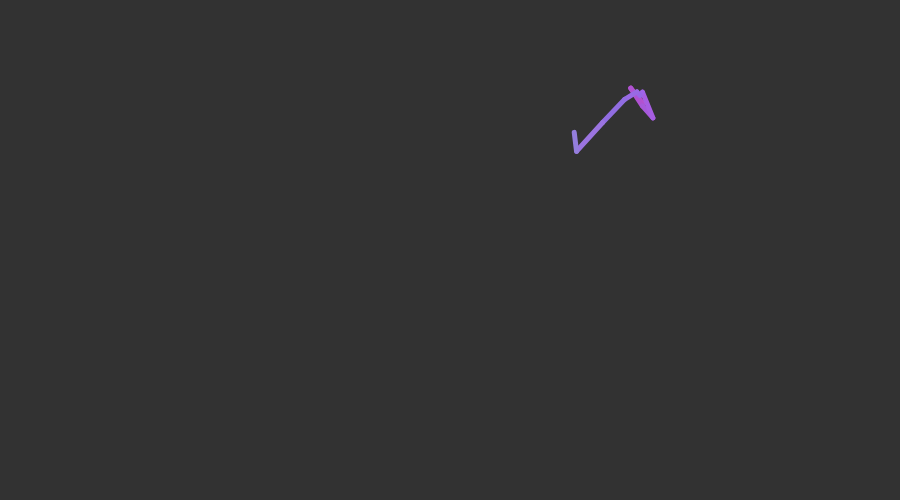
Frame 1 (no input)
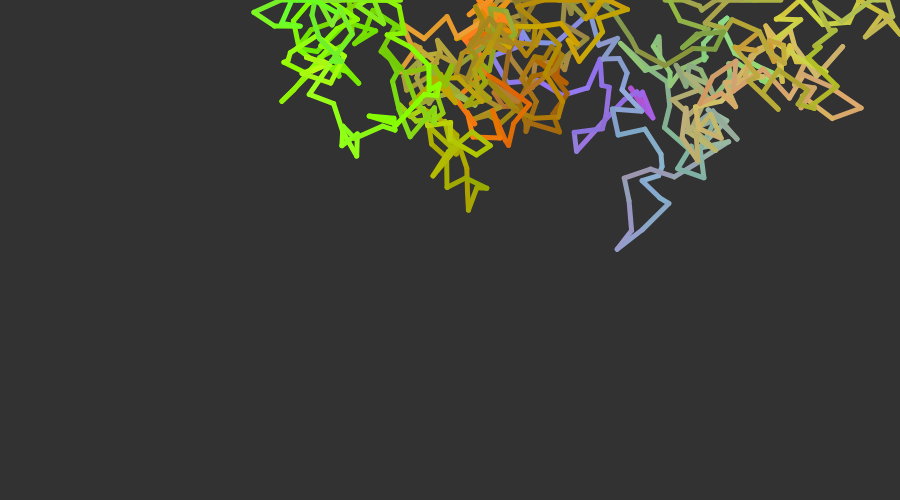
Frame 60 (no input)
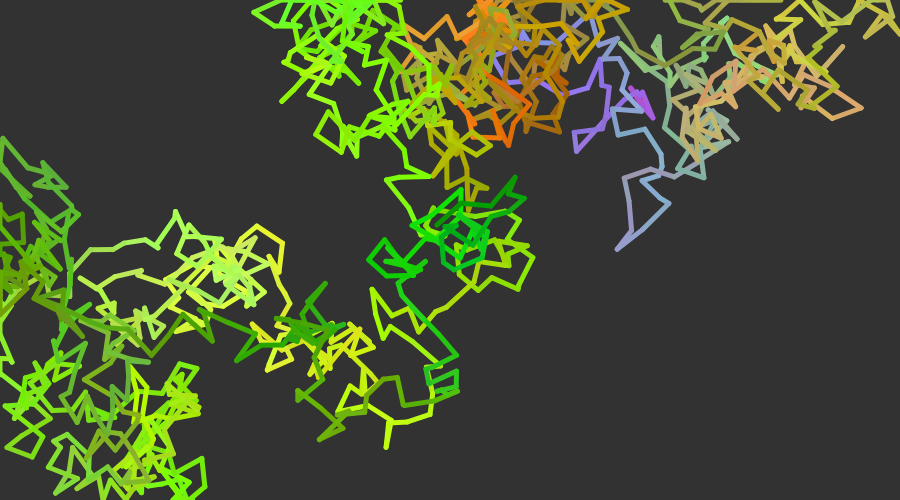
Frame 120 (the mouse pressed at the canvas centre since frame 60)

The p5.js sketch that drew these frames (run headless with seeded random() and noise() and a simulated clock; from frame 60 on, the mouse is pressed at the canvas centre):

// p5.js sketch
// ── sketch.js
let x;
let y;
let nextX;
let nextY;

let r;
let g;
let b;

let lineLength = 30;
let lineWeight = 5;

function setup() {
  createCanvas(900,500);
  background(50)
  x = random(width);
  y = random(height);

  r = random(0,255);
  g = random(0,255);
  b = random(0,255);

  // These buttons come from 'https://p5js.org/reference/p5/noLoop/'
  startButton = createButton('▶');
  startButton.position(0, 500);
  startButton.size(50, 20);
  stopButton = createButton('◾');
  stopButton.position(50, 500);
  stopButton.size(50, 20);

  startButton.mousePressed(loop);
  stopButton.mousePressed(noLoop);
}

function draw() {
  for (let i = 0; i < 10; i++) {
    nextX = x + random(-lineLength,lineLength);
    nextY = y + random(-lineLength,lineLength);

    nextX = constrain(nextX, 0, width);
    nextY = constrain(nextY, 0, height)
    
    r += random(-10,10);
    g += random(-10,10);
    b += random(-10,10);

    r = constrain(r, 0, 255);
    g = constrain(g, 0, 255);
    b = constrain(b, 0, 255);

    stroke(r, g, b);
    strokeWeight(lineWeight);
    line(x, y, nextX, nextY);

    x = nextX;
    y = nextY;
  }
}
